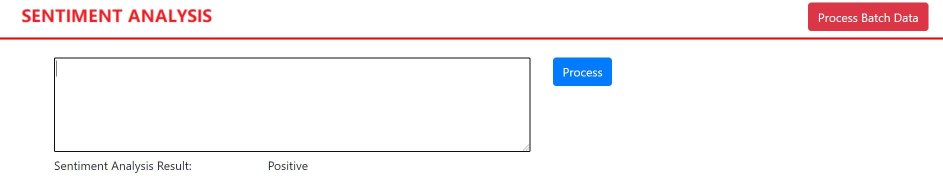
#> input picture webapp/data/img/home.jpg, 1885 x 364 px (shown at 1/2 size)
$ python -i pre-processing.py   (imports and definitions only)
#> lines starting #> are read from the running program, lines starting #| are printed output that depends on the picture
#> further down, picture is the input picture: shape (364, 1885, 3); mean B, G, R 245.2, 243.7, 249.1
import os
import cv2
import argparse
import numpy as np
from PIL import Image
from skimage import transform

def apply_clahe(image):
    lab = cv2.cvtColor(image, cv2.COLOR_BGR2LAB)
#> lab: shape (364, 1885, 3); mean of channels 0, 1, 2 246.8, 130.6, 128.7

    clahe = cv2.createCLAHE()

    lab[...,0] = clahe.apply(lab[...,0])
#> lab: shape (364, 1885, 3); mean of channels 0, 1, 2 242.3, 130.6, 128.7

    return cv2.cvtColor(lab, cv2.COLOR_LAB2BGR)
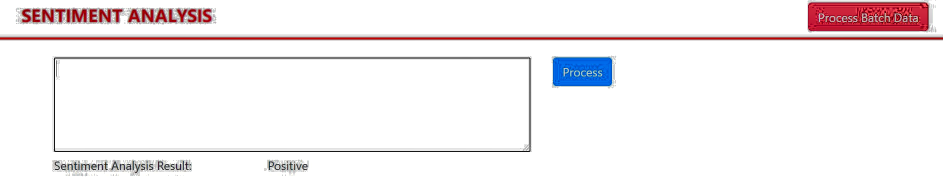
#> returned value: shape (364, 1885, 3) (shown at 1/2 size); mean B, G, R 240.7, 239.2, 244.2

def apply_skimage_resize(image):
    small = transform.resize(
        image=image,
        output_shape = (756, 1344, image.shape[2]))
    print(small.shape)

    return (small*255).astype(np.uint8)

def apply_image_resize(IMAGE_DIR, fileName):
    image = Image.open(os.path.join(IMAGE_DIR, fileName))

    width, height = image.size

    #change size
    return image.resize((1344, 756))

# [25 lines not run here, left out]

        # option 2
        #out = apply_image_resize(file_path, file)
        #out.save(out_file)

>>> import cv2
>>> picture = cv2.imread('../webapp/data/img/home.jpg')
>>> result = apply_clahe(picture)
